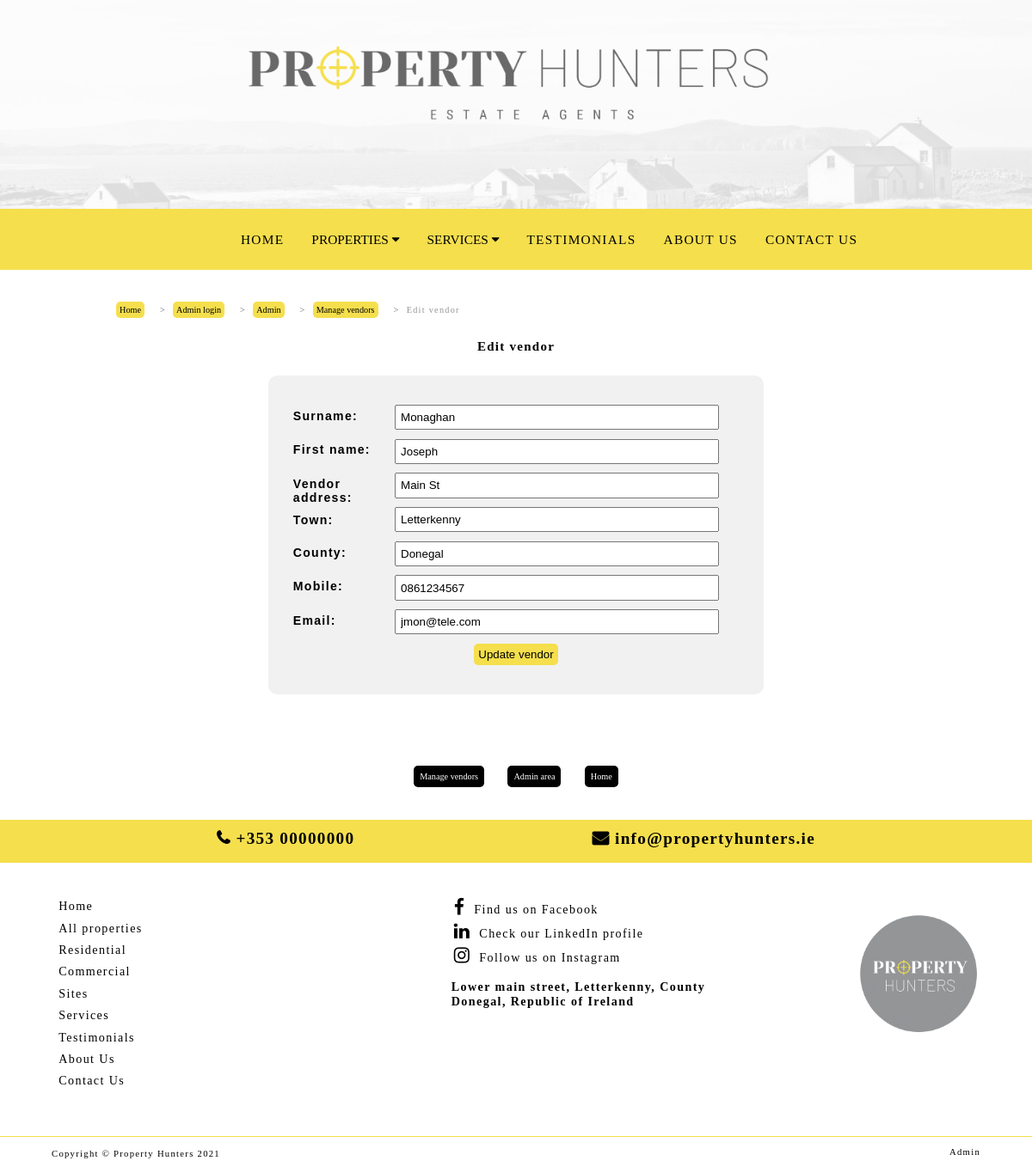
Page /editvendor.php?vendorid=1 on the committed database.
### tables this page shows
CREATE TABLE `vendor` (
  `vendorid` int(11) NOT NULL,
  `surname` varchar(20) NOT NULL,
  `firstname` varchar(20) NOT NULL,
  `address1` varchar(50) NOT NULL,
  `town` varchar(20) NOT NULL,
  `county` varchar(20) NOT NULL,
  `mobile` varchar(20) NOT NULL,
  `email` varchar(20) NOT NULL
);

### editvendor.php (the view, shortened to what this page needs)
<!DOCTYPE HTML>
<html lang="en">
<head>
<link rel="stylesheet" href="css/style.css">
<link rel="stylesheet" href="https://cdnjs.cloudflare.com/ajax/libs/font-awesome/4.7.0/css/font-awesome.min.css">
</head>
<body>
<div id="container">
<div id="content">
  <ul class="breadcrumb">
    <li><a href="index.php">Home</a></li>
    <li><a href="adminlogin.php">Admin login</a></li>
    <li><a href="admin.php">Admin</a></li>
    <li><a href="managevendors.php">Manage vendors</a></li>
    <li>Edit vendor</li>
  </ul>
  <h3>Edit vendor</h3>
  <?php
  require 'connect.php';
  $vendorid=$_GET["vendorid"];
  mysqli_select_db($link, "vendor");
  $sql="SELECT * FROM vendor WHERE vendorid=$vendorid";
  $result=mysqli_query($link, $sql);
  $row=mysqli_fetch_array($result);
  $surname=$row["surname"];
  $firstname=$row["firstname"];
  $address1=$row["address1"];
  $town=$row["town"];
  $county=$row["county"];
  $mobile=$row["mobile"];
  $email=$row["email"];
  ?>
    <div id="editvendor">
      <form method="post" action="vendorupdated.php">
        <label>Surname: </label>
        <input type="text" name="surname" value="<?php echo $surname; ?>"><br>
        <label>First name: </label>
        <input type="text" name="firstname" value="<?php echo $firstname; ?>"><br>
        <label>Vendor address:</label>
        <input type="text" name="address1" value="<?php echo $address1; ?>"><br>
        <label>Town: </label>
        <input type="text" name="town" value="<?php echo $town; ?>"><br>
        <label>County:</label>
        <input type="text" name="county" value="<?php echo $county; ?>"><br>
        <label>Mobile:</label>
        <input type="number" name="mobile" value="<?php echo $mobile; ?>"><br>
        <label>Email:</label>
        <input type="email" name="email" value="<?php echo $email; ?>"><br>
        <input type="submit" id="mysubmit" name="submit" value="Update vendor" required="required">
      </form>
    </div>
<div class="button">
<?php
echo "<br><br><a href='managevendors.php'>Manage vendors</a>&nbsp&nbsp";
echo "<a href='admin.php'>Admin area</a>&nbsp&nbsp";
echo "<a href='index.php'>Home</a>";
?>
</div>
</div>
</div>
</body>
</html>

### css/style.css (style rules this page uses)
body { background-color: #ffffff; margin:0px; font-family: 'Lucida Sans'; letter-spacing: 0.1em; font-size: 0.8em; }
#container { margin: auto; width: 100%; background-color: #ffffff; }
#header { background-color: #f5df4d; padding: 0px; margin: 0px; }
#header .banner img { width: 100%; }
#content { width: 80%; }
#content a { color: #ffffff; background-color: #000000; letter-spacing: 0px; border-radius: 5px; margin-left: auto; padding: 7px; font-size: 0.8em; text-decoration:none; }
#content .button { padding: 2%; margin-top: 3%; }
#content .button a { margin: 1%; }
#content, #contenthome { background-color: #ffffff; padding: 2% 0% 2% 10%; margin: 0px; text-align: center; min-height: 300px; }
#content .breadcrumb { padding: 0px 25px 30px 10px; list-style: none; }
#content .breadcrumb li { float: left; display: inline; font-size: 0.8em; color: #939597; padding: 5px; }
#content .breadcrumb li a { color: #000000; background-color: #f5df4d; text-decoration: none; font-size: 1em; margin-left: 0px; padding: 4px; }
#content .breadcrumb li+li:before { padding: 8px; color: #696969; content: ">"; }
#footer { background-color: #ffffff; height: 30px; border-top: 1px solid #f5df4d; padding: 1% 5% 0% 5%; clear: both; }
#footer a { float: right; text-decoration: none; color: #000000; }
#footerlinks { background-color: #ffffff; color: #000000; font-size: 1.1em; padding: 2%; height: 270px; }
#footerlinks img { float: right; padding: 20px; }
#links { float: left; width: 40%; }
#links, #socialmedia { letter-spacing: 0.1em; }
#links li, #socialmedia li { list-style-type: none; padding: 1%; }
#links li a, #socialmedia a { text-decoration: none; color: #000000; }
#socialmedia { overflow: auto; width: 30%; }
#socialmedia .fa { padding-right: 10px; font-size: 1.5em; }
#contact { background-color: #f5df4d; min-height: 50px; padding: 0 20% 0 20%; }
.phone { float: left; padding: 2px; }
.email { float: right; padding: 2px; }
#contact .phone .fa { padding: 10px; font-size: 1.5em; font-weight: bold; }
#contact .email .fa { padding: 10px; font-size: 1.5em; font-weight: bold; }
#addproperty, #addvendor, #editproperty, #editvendor { padding: 1% 0% 1% 20%; width: 60%; }
#addproperty form, #addvendor form, #editproperty form, #editvendor form { padding: 5%; background-color: #f1f1f1; border-radius: 10px; font-family: Arial; }
#addproperty label, #addvendor label, #editproperty label, #editvendor label { width: 95px; float: left; padding: 0%; }
#addproperty input, #addvendor input, #addproperty textarea,#editproperty input, #editvendor input, #editproperty textarea { padding: 1%; margin: 1%; min-width: fit-content; }
label { font-size: 1.1em; font-weight: bold; float:left; width: 55px; clear: left; text-align: left; padding: 0px 25px 0px 10px; margin-top: 10px; }
input, textarea { margin: 5px; width: 70%; height: auto; }
#mysubmit { padding: 7px; width: fit-content; text-align: center; margin: 2%; background-color: #f5df4d; color: #000000; border-radius: 5px; border: none; }
.topnav { overflow: hidden; background-color: #f5df4d; padding: 0.7% 4% 1% 22%; }
.topnav a { float: left; display: block; color: #000000; text-align: center; padding: 14px 16px; text-decoration: none; font-size: 120%; }
.dropdown { float: left; overflow: hidden; }
.dropdown .dropbtn { font-size: 120%; border: none; outline: none; color: #000000; padding: 14px 16px; background-color: inherit; font-family: inherit; margin: 0; }

### rows in the picture
vendor: surname "Monaghan", firstname "Joseph", address1 "Main St", town "Letterkenny", county "Donegal", mobile "0861234567", email "jmon@tele.com"
